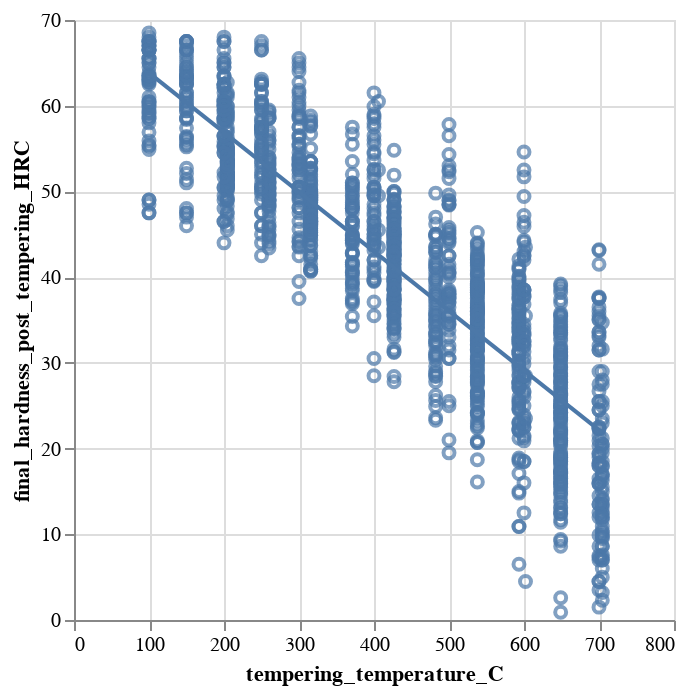

Here is the notebook cell this chart was saved with:
### Markdown cell above
Only tempering time, tempering temperature, and Carbon seem to have a clear impact on tempering final hardness.

Of interest in our variable tempering temperature, that can be changed in the test

### Code cell
tt_hardness_chart = alt.Chart(data).mark_point().encode(
    alt.X('tempering_temperature_C'),
    alt.Y('final_hardness_post_tempering_HRC')
)

tt_hardness_chart + tt_hardness_chart.\
    transform_regression('tempering_temperature_C', 'final_hardness_post_tempering_HRC')\
        .mark_line()

### Figure 1 — Vega-Lite specification as saved in the notebook (floating-point values rounded to 4 significant figures; data arrays with more than 128 entries replaced by an {"elided": "..."} marker saying what was removed)
{"config": {"view": {"continuousWidth": 300, "continuousHeight": 300}}, "layer": [{"mark": {"type": "point"}, "encoding": {"x": {"field": "tempering_temperature_C", "type": "quantitative"}, "y": {"field": "final_hardness_post_tempering_HRC", "type": "quantitative"}}}, {"mark": {"type": "line"}, "encoding": {"x": {"field": "tempering_temperature_C", "type": "quantitative"}, "y": {"field": "final_hardness_post_tempering_HRC", "type": "quantitative"}}, "transform": [{"on": "tempering_temperature_C", "regression": "final_hardness_post_tempering_HRC"}]}], "data": {"name": "data-e1d701262c4f8e3fc56f1400a6594cf7"}, "$schema": "https://vega.github.io/schema/vega-lite/v5.20.1.json", "datasets": {"data-e1d701262c4f8e3fc56f1400a6594cf7": {"elided": "1466 records"}}}
